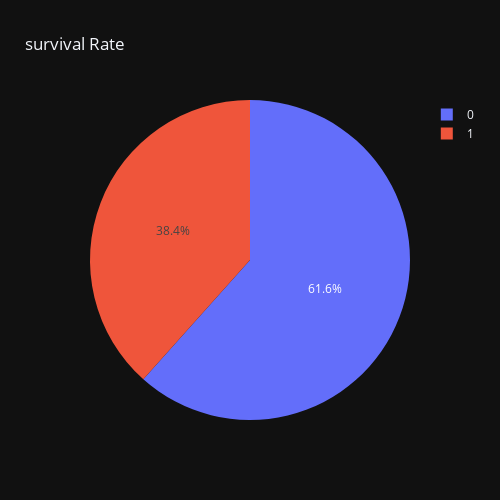

The notebook cell this image was saved under:
### Code cell
survived_count = df['survived'].value_counts()
px.pie(names=survived_count.index,values=survived_count.values,
       title='survival Rate', template='plotly_dark',
       width=500, height=500,)

### Figure 1 — Plotly figure (JSON) as saved in the notebook; plotly's stock layout.template omitted (floating-point values rounded to 4 significant figures)
{"data": [{"domain": {"x": [0, 1], "y": [0, 1]}, "hovertemplate": "label=%{label}<br>value=%{value}<extra></extra>", "labels": [0, 1], "legendgroup": "", "name": "", "showlegend": true, "type": "pie", "values": [549, 342]}], "layout": {"height": 500, "legend": {"tracegroupgap": 0}, "title": {"text": "survival Rate"}, "width": 500}}
